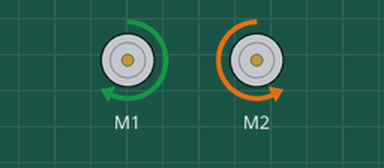
The sketch below on a simulated Arduino Uno, built with avr-gcc and run on an emulated ATmega328P. Shown: 2 × DC motor (green arrow = forward, orange = backward, longer = faster). What the sketch prints to the serial monitor is not drawn.

Above: at 1.5 s.
Timing chart, 0 to 23.4 s (numbered marks = the images above):
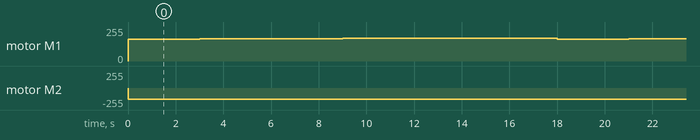

The sketch:

Motor_Driver_Voltage_Output_Test.ino
```cpp
/***************************************************************
 *              MOTOR DRIVER VOLTAGE OUTPUT TEST               *
 * This code increases the pwm of the motor motor from 0 to 100%
 * in 3 second increments.  This allows enough time to measure
 * the voltage across the motor terminals with a multimeter.
 * The purpose of this test is to find what is the motor voltage
 * at full pwm (with a 9V power source) and approximately what
 * pwm will give a motor voltage of 6 volts.  The output voltage
 * was measured useing a multimeter.  An enhancemnent would be
 * to have the arduino read the motor driver output.
 **************************************************************/

#include <DRV8835MotorShield.h>

DRV8835MotorShield motors;

void setup() {
  Serial.begin(9600);
  Serial.print("Initializing\n");
  motors.flipM1(false); //set to forward rotation
  motors.flipM2(true);
  //pinMode(A5, INPUT); //Using the arduino to measure the output voltage requires some extra work, as the arduino pins and read a maximum of 5V.  Obviously 9V exceeds that and could damage the arduino.
}

void loop() {
  /*uncomment the proceding code block to test minimum and
    maximum motor driver output voltage*/
  /*for(int i = 0; i <= 400; i+=50){
    if(i > 400){
      i= 400;
    }
  motors.setSpeeds(i,i);
  Serial.print("Speed:");
  Serial.print(i);
  Serial.print("\n");
  delay(3000);
  }*/

  /*uncomment the proceding code block to what function value
    yields an output voltage of 6V{Through repeated uses, the
    range was narrowed to 260-270, in increments of 2*/
  for(int i = 260; i <= 270; i+=2){
    if(i > 270){
      i= 270;
    }
  motors.setSpeeds(i,i);
  Serial.print("Speed:");
  Serial.print(i);
  Serial.print("\n");
  delay(3000);
  }
}
```

Measured:
- by itself, motor M1: repeats every 18.0 s: forward 167/255 3.0 s, forward 168/255 3.0 s, forward 169/255 3.0 s, forward 170/255 3.0 s, forward 172/255 3.0 s, forward 165/255 3.0 s
- by itself, motor M2: repeats every 18.0 s: backward 167/255 3.0 s, backward 168/255 3.0 s, backward 169/255 3.0 s, backward 170/255 3.0 s, backward 172/255 3.0 s, backward 165/255 3.0 s
